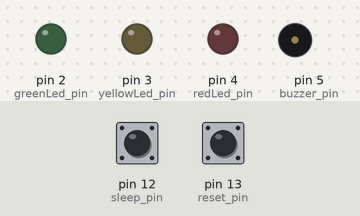
Recording of a sketch running on a simulated Arduino Uno, built with avr-gcc and run on an emulated ATmega328P. Shown: output pins drawn as LEDs (lit = HIGH), buzzer (waves = sounding, pin HIGH). Dashed ring = blinking. Inputs (shaded band) come from the test bench; at power-on: pin 12 (sleep_pin) HIGH, pin 13 (reset_pin) HIGH. What the sketch prints to the serial monitor is not drawn.

Above: at 1.2 s.
1.3 s: pin 12 (sleep_pin) pulled LOW for 0.15 s
At 7.4 s:
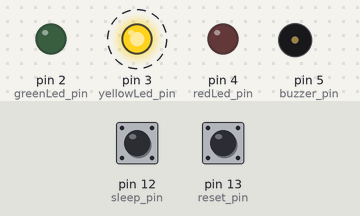
7.5 s: pin 12 (sleep_pin) pulled LOW for 1 s
At 9.0 s:
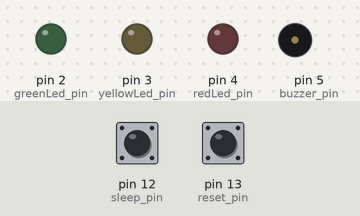
15.5 s: pin 12 (sleep_pin) pulsed LOW 2 times (0.12 s each, 0.3 s apart)
At 18.8 s:
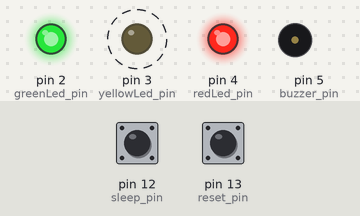
19.1 s: pin 12 (sleep_pin) pulled LOW for 3.2 s
At 21.7 s:
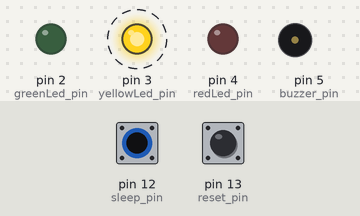
Timing chart, 0 to 23.8 s (numbered marks = the images above; inputs shaded):
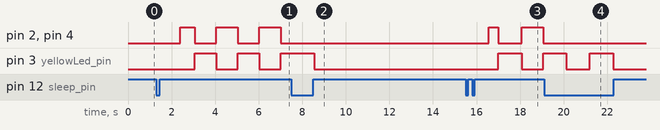

The sketch:

GetUpTimer.ino
```cpp
// A circuit to remind me to move from the desk every 30 mins
// Outputs run details + status to serial port

// Circuit has 3 LEDs, 1 buzzer, 2 switches
// 3 lights to indicate time. Increment every 10 minutes
// After 30 mins, red light + Buzzer

// Two switches - sleep and reset
// Reset starts timer again
// Sleep stops it running until sleep pressed again

// Pins connected to positive electrodes for all components

// To build circuit, connect as below
// Green LED: 		2
// Yellow LED: 		3
// Red LED: 		4
// Piezo:			5
// Sleep button: 	12
// Reset button:	13

// Assign Pins
int greenLed_pin = 2;
int yellowLed_pin = 3;
int redLed_pin = 4;
int buzzer_pin = 5;
int sleep_pin = 12;
int reset_pin = 13;

// Variables
int sleep=0;

unsigned long startTime = 0;

unsigned int currentTime;
String hrs;
String mins;
String secs;
String timeStamp;

void(* resetFunc) (void) = 0;//declare reset function at address 0

String getTimeStamp() {

  currentTime = millis() / 1000;

  // Get hours
  if (currentTime >= 36000) {
    hrs = String(currentTime / 3600);
  } else if (currentTime >= 3600) {
    hrs = String ("0" + String(currentTime / 3600));
  } else {
    hrs = String ("00");
  }

  // Get minutes
  currentTime = currentTime % 3600; // currentTime now just remainder after full hours removed
  if (currentTime >= 600) {
    mins = String(currentTime / 60);
  } else if (currentTime >= 60) {
    mins = String ("0" + String(currentTime / 60));
  } else {
    mins = String ("00");
  }

  // Get seconds
  currentTime = currentTime % 60; // currentTime now just remainder after full minutes removed
  if (currentTime > 9) {
    secs = String(currentTime);
  } else {
    secs = String ("0" + String(currentTime));
  }

  String timeStamp = String (hrs + ":" + mins + ":" + secs);
  return timeStamp;
}


void setStartTime(){
  startTime = millis();
}


void setup() {
  Serial.begin(9600);
  for(int x=greenLed_pin;x<=buzzer_pin;x++){
    pinMode(x, OUTPUT);
  }
  for(int x=sleep_pin;x<=reset_pin;x++){
    pinMode(x, INPUT_PULLUP);
  }
}

void loop() {
  Serial.print("Run time: ");
  Serial.print(getTimeStamp());

  int checkSleepButton = digitalRead(sleep_pin);
  if(checkSleepButton==0){
    delay(1000);
    if (sleep == 0){
      sleep = 1;
    }else{
      sleep = 0;
      setStartTime();
    }
  }

  if (sleep==1) {
    // Lights flash as visual indicator of sleeping
    // Serial output also indicates sleeping
    if ((millis() /1000) % 2 == 0) {
      digitalWrite(greenLed_pin,HIGH);
      digitalWrite(yellowLed_pin,LOW);
      digitalWrite(redLed_pin,HIGH);
    }else{
     digitalWrite(greenLed_pin,LOW);
     digitalWrite(yellowLed_pin,HIGH);
     digitalWrite(redLed_pin,LOW);
    }
    Serial.println(" | Sleeping");
  }else{
    if (millis() - startTime > 600000){
      digitalWrite(greenLed_pin,HIGH);
    } else {
      digitalWrite(greenLed_pin,LOW);
      }
    if (millis() - startTime > 600000 * 2){
      digitalWrite(yellowLed_pin,HIGH);
    } else {
      digitalWrite(yellowLed_pin,LOW);
      }
    if (millis() - startTime > 600000 * 3){
      digitalWrite(redLed_pin,HIGH);
      digitalWrite(buzzer_pin,HIGH);
    } else {
      digitalWrite(redLed_pin,LOW);
      digitalWrite(buzzer_pin,LOW);
      }

    // Serial.print("sleep: ");
    // Serial.print(sleep);
//    Serial.print("Run time: ");
//    Serial.print(getTimeStamp());
    Serial.print(" | seconds up: ");
    Serial.print(millis() / 1000);
    // Serial.print("| start Time (Mseconds): ");
    // Serial.print(startTime);
    Serial.print("| start Time (seconds): ");
    Serial.print(startTime / 1000);
    Serial.print(" | elapsed seconds: ");
    Serial.println((millis()-startTime)/1000);
  }

  int checkResetButton = digitalRead(reset_pin);
  // Serial.print("reset Button : ");
  // Serial.println(checkResetButton);
  if(checkResetButton==0){
    delay(1000);
    //startTime = millis();
    setStartTime();
    //resetFunc(); //call reset
  }
  delay(75);
}
```

Measured:
- after the input at 1.3 s, pin 2 (greenLed_pin), pin 4 (redLed_pin): LOW → HIGH after 1.1 s, then repeats every 2.0 s: LOW 0.99 s, HIGH 0.99 s; pin 3 (yellowLed_pin): alternates HIGH for 0.99 s and LOW for 0.99 s, starting after 1.8 s
- after the input at 7.5 s, pin 2 (greenLed_pin), pin 4 (redLed_pin): stops changing and stays LOW
- after the input at 15.5 s, pin 2 (greenLed_pin), pin 4 (redLed_pin): LOW → HIGH after 1.1 s, → LOW 0.45 s later, → HIGH 1.1 s later, → LOW 0.99 s later; pin 3 (yellowLed_pin): LOW → HIGH after 1.5 s, → LOW 1.1 s later, → HIGH 0.99 s later
- after the input at 19.1 s, pin 2 (greenLed_pin), pin 4 (redLed_pin): stops changing and stays LOW
